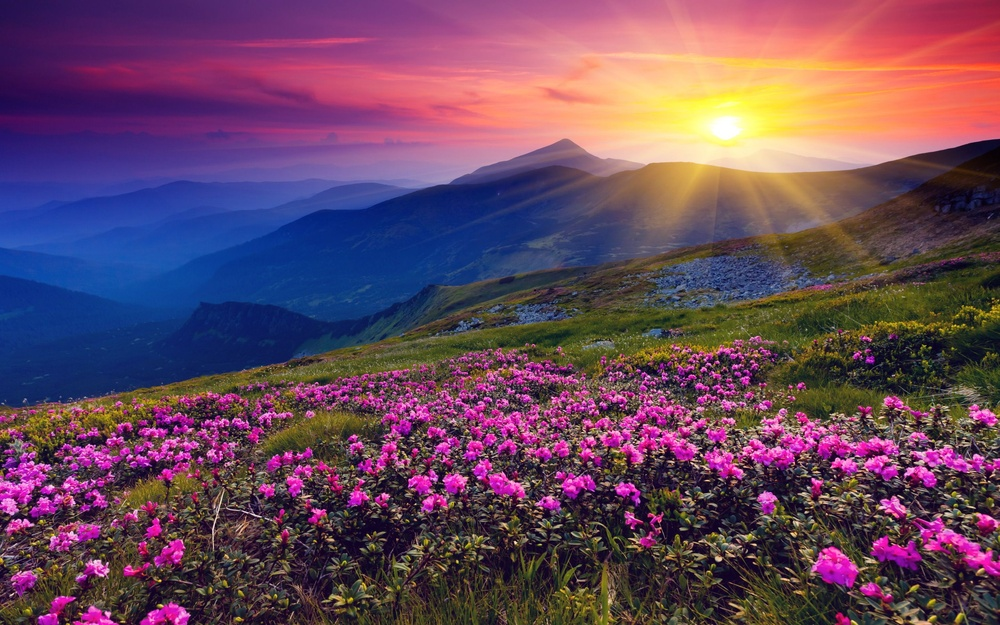
#> input picture mountain.jpg, 1000 x 625 px, shrunk from 2880 x 1800 before the run
$ jupyter execute 'Dsat Project of Numpy (Common Operations).ipynb'
#> lines starting #> are read from the running program, lines starting #| are printed output that depends on the picture; after the words box and inside, x2 and y2 are one past the last pixel; in counts of white or black regions, pixels touching at a corner belong together
[cell 1]
import pandas as pd
import numpy as np
from skimage import io

[cell 2]
np_image=io.imread('mountain.jpg')
#> np_image is the input picture: shape (625, 1000, 3); mean R, G, B 104.5, 71.9, 94

[cell 3]
print(type(np_image), '\t',np_image.shape)
#| <class 'numpy.ndarray'> 	 (625, 1000, 3)

[cell 4]
import matplotlib.pyplot as plt

[cell 5]
plt.imshow(np_image)                  #show

[cell 6]
np_image_flipped=np_image[:,::-1]       #Horizontal Flip
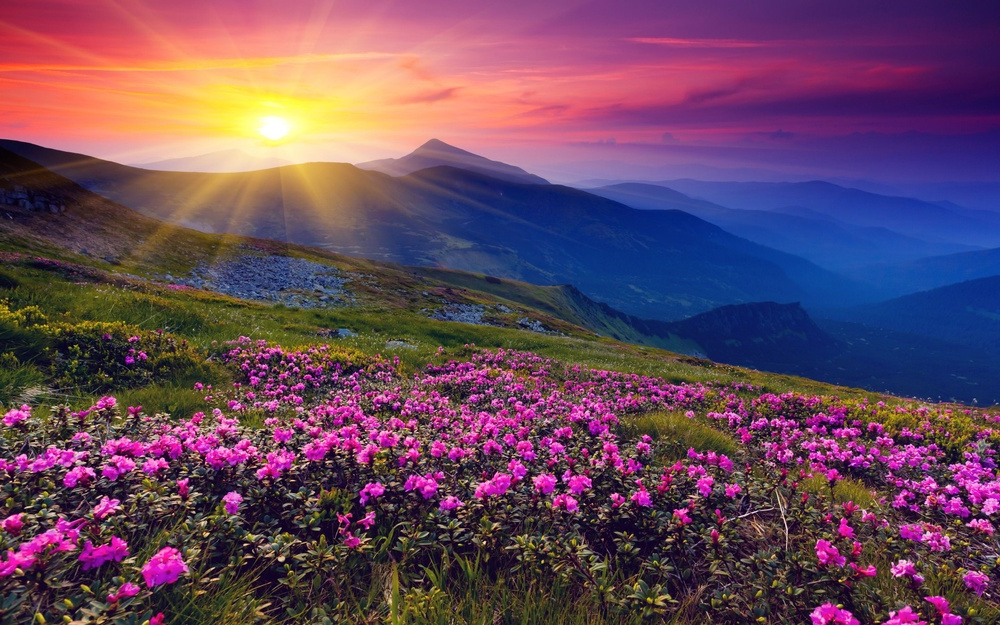
#> np_image_flipped: shape (625, 1000, 3); mean R, G, B 104.5, 71.9, 94

[cell 7]
plt.imshow(np_image_flipped)

[cell 8]
from PIL import Image

[cell 9]
np_image_flipped=np_image[::-1,:]                #Vertically
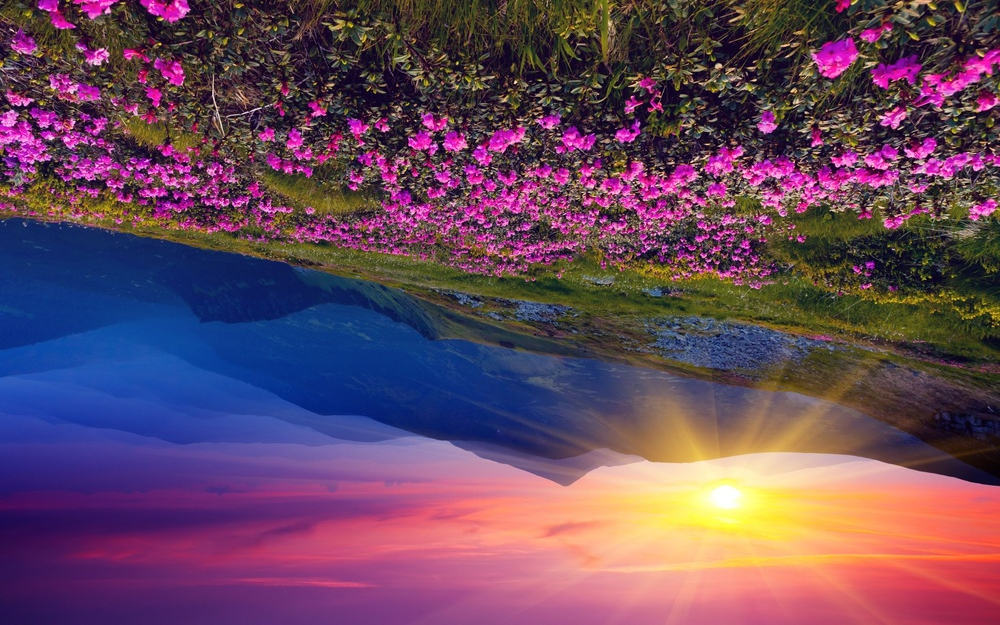
#> np_image_flipped: shape (625, 1000, 3); mean R, G, B 104.5, 71.9, 94
plt.imshow(np_image_flipped)

[cell 10]
from PIL import Image
import PIL.ImageOps

[cell 11]
np_image=Image.open('mountain.jpg')
a=PIL.ImageOps.invert(np_image)                #invert
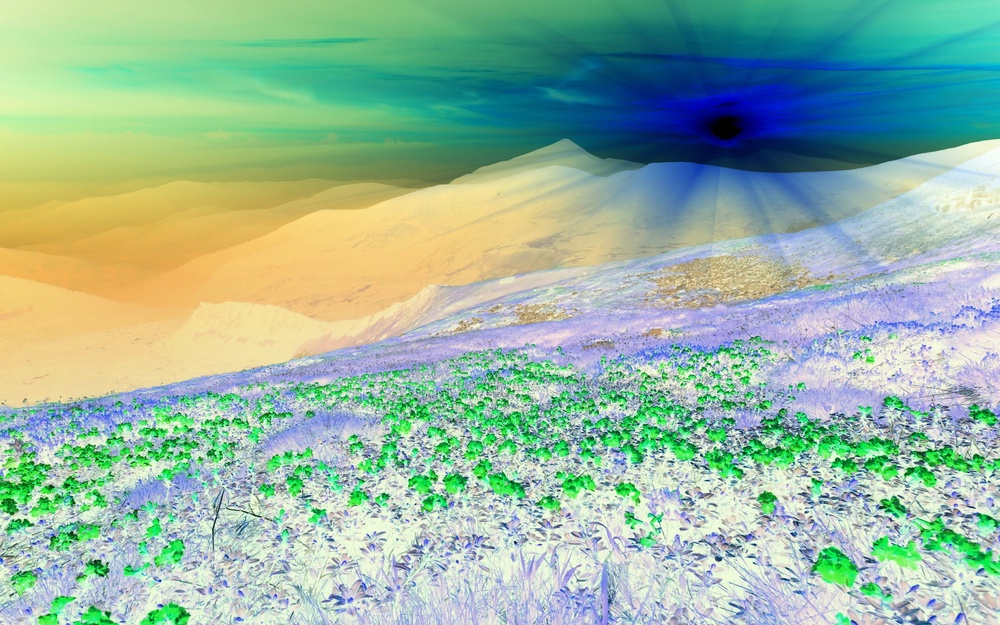
#> a: PIL image 1000x625 RGB; mean R, G, B 150.5, 183.1, 161

[cell 12]
plt.imshow(a)

[cell 13]
from PIL import Image, ImageOps

im1 = Image.open("mountain.jpg")                   #grayscale
im2 = ImageOps.grayscale(im1)
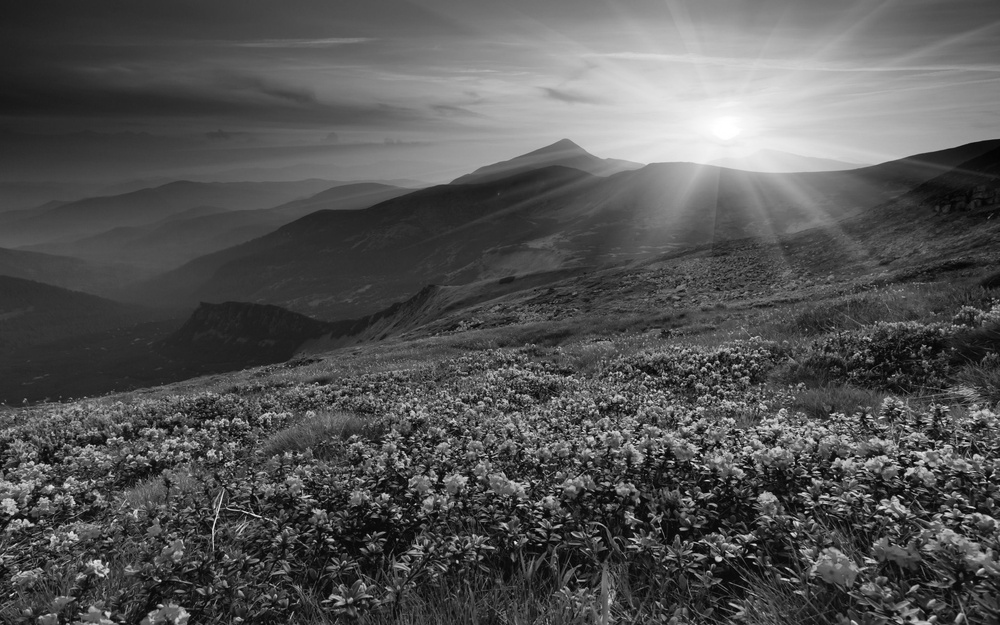
#> im2: PIL image 1000x625 L; min 0, max 255, mean 84.2
plt.imshow(im2)

[cell 14]
from PIL import Image
img = Image.open('mountain.jpg')                            #black&white

thresh = 200
fn = lambda x : 255 if x > thresh else 0
r = img.convert('L').point(fn, mode='1')
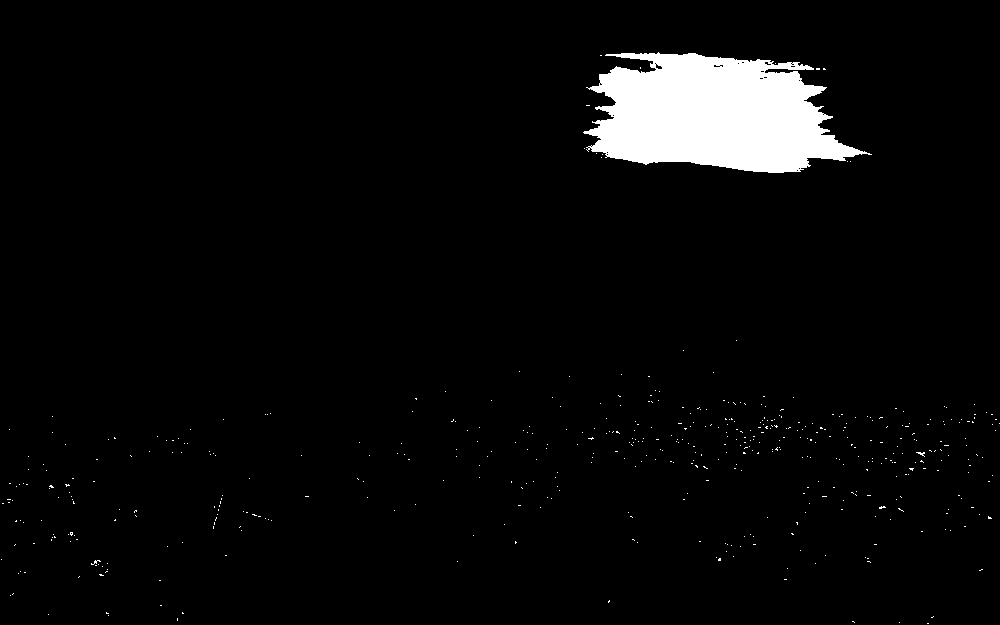
#> r: PIL image 1000x625 1; 3.9% white; 493 white regions (491 under 20 px), largest, box (x1, y1, x2, y2) and area: (583, 52, 872, 173) 23283, (916, 452, 925, 457) 20
plt.imshow(r)
